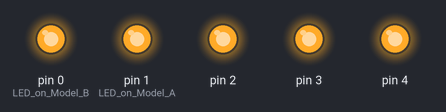
This sketch was run on a simulated Arduino Uno, built with avr-gcc and run on an emulated ATmega328P. Parts: output pins drawn as LEDs (lit = HIGH).

Above: at 0.5 s.
At 1.5 s:
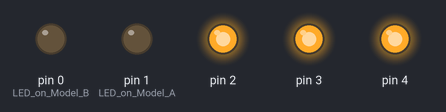
Timing chart, 0 to 3.0 s (numbered marks = the images above):
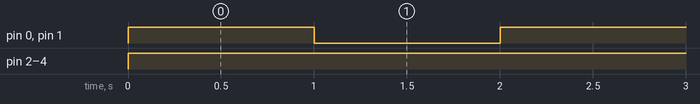

The sketch:

HighLOW.ino
```cpp
// the setup routine runs once when you press reset:
void setup() {
  // initialize the digital pin as an output.
  pinMode(0, OUTPUT); //LED on Model B
  pinMode(1, OUTPUT); //LED on Model A
  pinMode(2, OUTPUT);
  pinMode(4, OUTPUT);
  pinMode(3, OUTPUT);
}

// the loop routine runs over and over again forever:
void loop() {
  digitalWrite(0, HIGH);   // turn the LED on (HIGH is the voltage level)
  digitalWrite(1, HIGH);
    digitalWrite(2, HIGH);
      digitalWrite(3, HIGH);
        digitalWrite(4, HIGH);
  delay(1000);               // wait for a second
  digitalWrite(0, LOW);    // turn the LED off by making the voltage LOW
  digitalWrite(1, LOW);
  delay(1000);               // wait for a second
}
```

Measured:
- by itself, pin 0 (LED_on_Model_B), pin 1 (LED_on_Model_A): alternates HIGH for 1.0 s and LOW for 1.0 s
- by itself, pin 2–4: LOW → HIGH at 0.00 s
